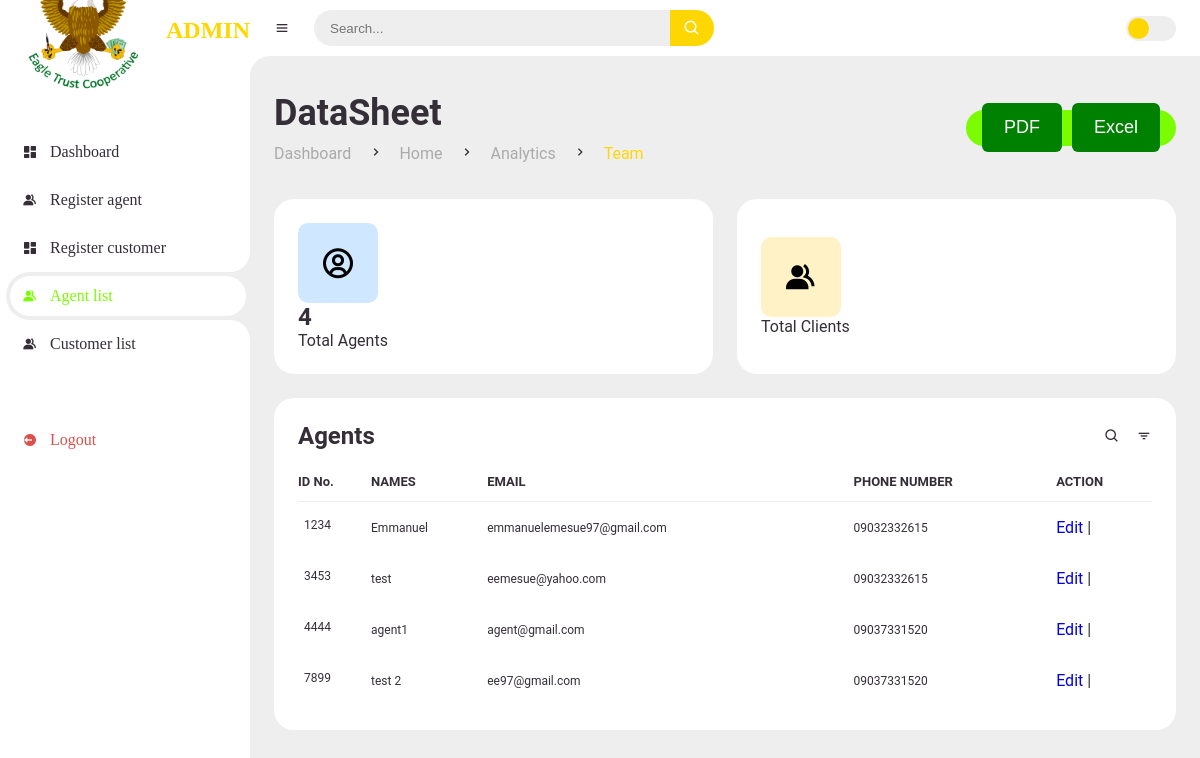
The page /agents/ (signed in) on the database as committed earlier.
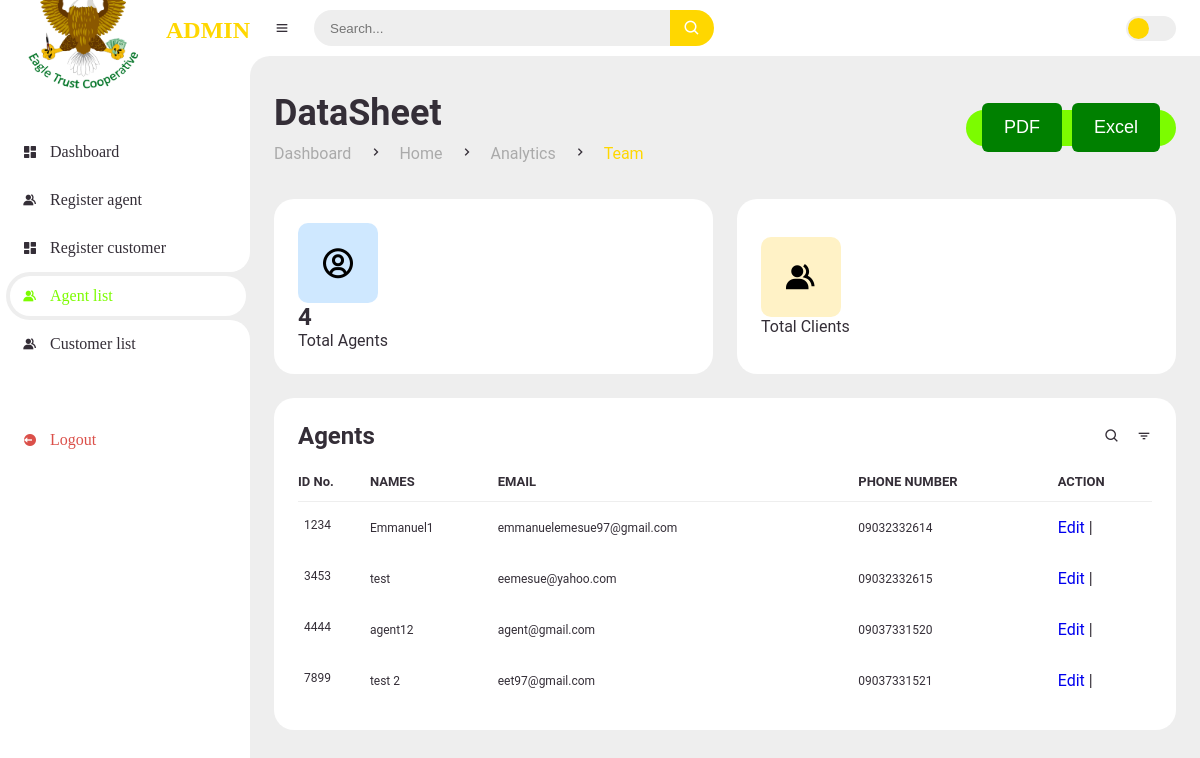
The same page on the database as committed later.
### dashboard/models.py (models this page shows, shortened)
class Agent(models.Model):
    agent_id = models.IntegerField(primary_key=True,max_length=5,unique=True)
    username = models.CharField(max_length=255, unique=True)
    email = models.EmailField(unique=True)
    date_created = models.DateTimeField(auto_now_add=True, null=True)
    phone_number = models.CharField(max_length=11,null=True,unique=True)

### dashboard/views.py (the view)
# urls.py: path('agents/', views.Agentlist.as_view(), name="agent_list"),
@method_decorator(login_required, name='dispatch')
class Agentlist(ListView):
    model = Agent
    template_name = 'dashboard/admin/team.html'
    context_object_name = 'agent_list'  # Specify the context variable name for the queryset
    def get_queryset(self):
        return Agent.objects.all()
    def get_context_data(self, **kwargs):
        context = super().get_context_data(**kwargs)
        total_agents = Agent.objects.count()
        total_customers = Customer.objects.count()
        context['total_agents'] = total_agents
        context['total_customers'] = total_customers
        return context

### templates/dashboard/admin/team.html (shortened to what this page needs)
{% extends 'main/admin_main.html' %}
{% load static %}
{% block content %}
		<main>
			<div class="head-title">
				<div class="left">
					<h1>DataSheet</h1>
					<ul class="breadcrumb">
						<li>
							<a href="index.html">Dashboard</a>
						</li>
						<li><i class='bx bx-chevron-right' ></i></li>
						<li>
							<a href="index.html">Home</a>
						</li>
                        <li><i class='bx bx-chevron-right' ></i></li>
						<li>
							<a  href="admin_analytics.html">Analytics</a>
						</li>
                        <li><i class='bx bx-chevron-right' ></i></li>
						<li class="active">
							<a class="active" href="admin_analytics.html">Team</a>
						</li>
					</ul>
				</div>
					<div class="btn-download">
						<button class="text" id="export-pdf"> PDF</button>
						<button id="downloadexcel"> Excel</button>
					</div>
			</div>
            <ul class="box-info">
				<li>
                    <a href="agent.html">
                        <i class='bx bx-user-circle'></i>
                        <span class="text">
                            <h3>{{total_agents}}</h3>
                            <p>Total Agents</p>
                        </span>
                    </a>
				</li>
				<li>
                    <a href="client.html">
                        <i class='bx bxs-group' ></i>
                        <span class="text">
                            <p>Total Clients</p>
                        </span>
                    </a>
				</li>
			</ul>
			<div class="table-data">
				<div class="order">
					<div class="head">
						<h3>Agents</h3>
						<i class='bx bx-search' ></i>
						<i class='bx bx-filter' ></i>
					</div>
					<table id="table">
						<thead>
							<tr>
								<th>ID No.</th>
								<th>NAMES</th>
								<th>EMAIL</th>
								<th>PHONE NUMBER</th>
								<th>ACTION</th>
							</tr>
						</thead>
						<tbody>
						{% for agent in agent_list %}
							<tr>
								<td style='font-size: 12px;'>{{ agent.agent_id }}</td>
								<td style='font-size: 12px;'>{{ agent.username }}</td>
								<td style='font-size: 12px;'>{{agent.email}}</td>
								<td style='font-size: 12px;'>{{agent.phone_number}}</td>
								<td>
									<a href="{% url 'agent_edit' pk=agent.pk %}">Edit</a> |
								</td>
							</tr>
						{% empty %}
							<tr>
								<td colspan="7">No data available</td>
							</tr>
						{% endfor %}
						</tbody>
					</table>
				</div>
			</div>
		</main>
	</section>
{% endblock %}

Rows that differ between the two databases and show on the page:
changed Agent "emmanuelemesue97@gmail.com": username "Emmanuel" → "Emmanuel1"; phone_number "09032332615" → "09032332614"
changed Agent "agent@gmail.com": username "agent1" → "agent12"
changed Agent "test 2": email "ee97@gmail.com" → "eet97@gmail.com"; phone_number "09037331520" → "09037331521"
